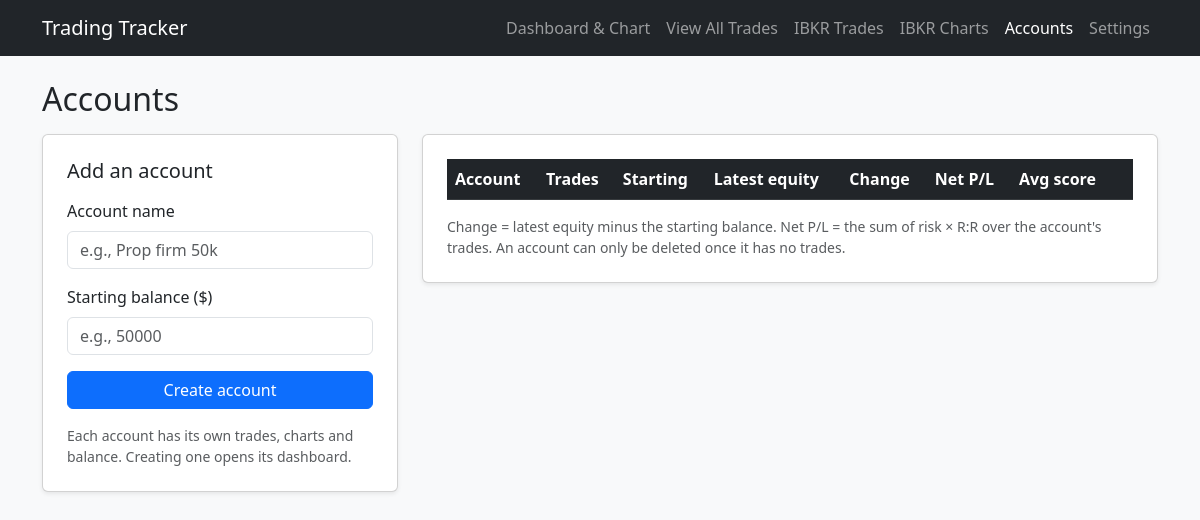
Before: /accounts with the older database file.
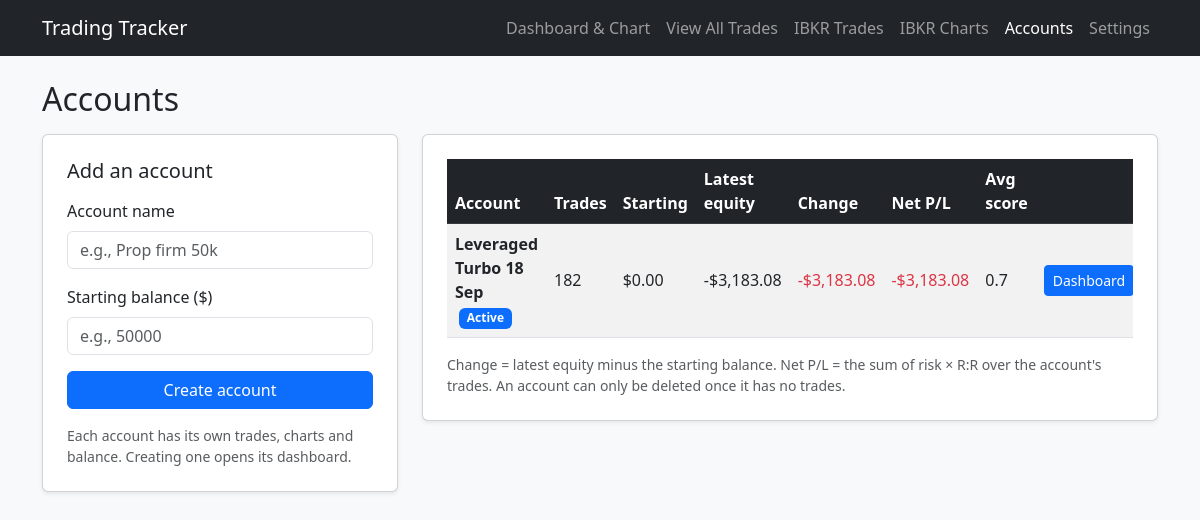
After: the same page with the newer database file.
### flask_app.py (models this page shows)
class Account(db.Model):
    id = db.Column(db.Integer, primary_key=True)
    name = db.Column(db.String(60), unique=True, nullable=False)
    starting_balance = db.Column(db.Float, nullable=True)
    created = db.Column(db.DateTime, default=datetime.utcnow)

### flask_app.py (the view, shortened to what this page needs)
@app.route('/accounts', methods=['GET', 'POST'])
def accounts_page():
    error = None
    form = {'name': '', 'starting_balance': ''}
    return render_template(
        'accounts.html',
        error=error,
        form=form,
        message=ACCOUNT_MESSAGES.get(request.args.get('msg')),
    )

### flask_app.py (called while the page is built)
def get_active_account():
    try:
        account = db.session.get(Account, int(request.cookies.get('account_id', '')))
    except ValueError:
        account = None
    return account or Account.query.order_by(Account.id.asc()).first()

def trade_profit_loss(trade):
    try:
        return float(trade.risk_str) * float(trade.risk_reward_str)
    except (TypeError, ValueError):
        return 0.0

@app.context_processor
def inject_accounts():
    return {
        'accounts': Account.query.order_by(Account.id.asc()).all(),
        'active_account': get_active_account(),
        'account_summary': account_summary,
    }

### templates/accounts.html (shortened to what the changed rows need)
{% from '_account_macros.html' import money, signed, tone %}
<!DOCTYPE html>
<html lang="en">
<head>
    <link href="https://cdn.jsdelivr.net/npm/bootstrap@5.3.0/dist/css/bootstrap.min.css" rel="stylesheet">
</head>
<body class="bg-light">
<div class="container pb-5">
    <h2 class="mb-3">Accounts</h2>
    <div class="row g-4">
        <div class="col-lg-8">
            <div class="card shadow-sm p-4">
                <div class="table-responsive">
                    <table class="table table-striped align-middle mb-0">
                        <thead class="table-dark">
                            <tr>
                                <th>Account</th>
                                <th>Trades</th>
                                <th>Starting</th>
                                <th>Latest equity</th>
                                <th>Change</th>
                                <th>Net P/L</th>
                                <th>Avg score</th>
                                <th></th>
                            </tr>
                        </thead>
                        <tbody>
                            {% for a in accounts %}
                            {% set s = account_summary(a) %}
                            <tr>
                                <td>
                                    <strong>{{ a.name }}</strong>
                                    {% if a.id == active_account.id %}<span class="badge bg-primary ms-1">Active</span>{% endif %}
                                </td>
                                <td>{{ s.trade_count }}</td>
                                <td>{% if s.starting_balance is none %}<span class="text-muted">not set</span>{% else %}{{ money(s.starting_balance) }}{% endif %}</td>
                                <td>{{ money(s.latest_equity) }}</td>
                                <td class="{{ tone(s.change) }}">{{ signed(s.change) }}{% if s.change_pct is not none %} <small>({{ '%+.2f' | format(s.change_pct) }}%)</small>{% endif %}</td>
                                <td class="{{ tone(s.net_pl) }}">{{ signed(s.net_pl) }}</td>
                                <td>{% if s.avg_score is none %}&mdash;{% else %}{{ '%.1f' | format(s.avg_score) }}{% endif %}</td>
                                <td class="text-nowrap">
                                    <a href="/accounts/switch/{{ a.id }}" class="btn btn-primary btn-sm">Dashboard</a>
                                </td>
                            </tr>
                            {% endfor %}
                        </tbody>
                    </table>
                </div>
            </div>
        </div>
    </div>
</div>
</body>
</html>

### templates/_account_macros.html
{% macro money(v) -%}
{%- if v is none -%}&mdash;{%- else -%}{{ '-' if v < 0 else '' }}${{ '{:,.2f}'.format(v | abs) }}{%- endif -%}
{%- endmacro %}
{% macro signed(v) -%}
{%- if v is none -%}&mdash;{%- else -%}{{ '+' if v > 0 else '-' if v < 0 else '' }}${{ '{:,.2f}'.format(v | abs) }}{%- endif -%}
{%- endmacro %}
{% macro tone(v) -%}
{{ 'text-success' if v is not none and v > 0 else 'text-danger' if v is not none and v < 0 else '' }}
{%- endmacro %}

Changed rows visible on the page:
added Account: name "Leveraged Turbo 18 Sep", shows "Active", trade_count "182", starting_balance "0.00 3,183.08", value "-", value "- -", v "3,183.08 3,183.08", avg_score "0.7"
